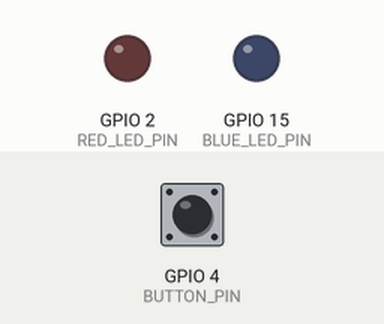
Simulated run of this sketch. Board: ESP32. Parts: output pins drawn as LEDs (lit = HIGH). Dashed ring = blinking. The test bench sets the inputs (shaded band); at power-on: GPIO 4 (BUTTON_PIN) LOW. WiFi joins after 1.5 s; servers stay silent unless stated; uploads are accepted with an empty reply; what the sketch prints to the serial monitor is not drawn.

Above: at 2.7 s.
2.8 s: GPIO 4 (BUTTON_PIN) pulled HIGH for 3.2 s
At 3.6 s:
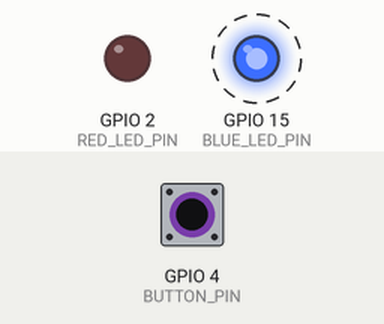
Timing chart, 0 to 8.1 s (numbered marks = the images above; inputs shaded):
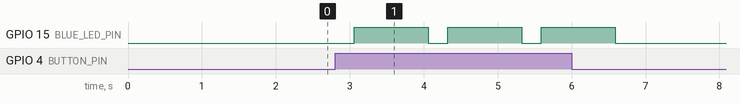

The sketch:

Button_WiFi_LED.ino
```cpp
#include <WiFiClientSecure.h>

// WiFi情報
#define WIFI_SSID "wifi_ssid"
#define WIFI_PSK "wifi_pass"

// Host情報
#define DEST_HOST "weather.yahoo.co.jp"
#define DEST_URL "https://weather.yahoo.co.jp/weather/jp/12/4510/12203.html"

// 証明書（Yahooのルート）
const char* test_root_ca= \
"-----BEGIN CERTIFICATE-----\n" \
"MIIDdzCCAl+gAwIBAgIEAgAAuTANBgkqhkiG9w0BAQUFADBaMQswCQYDVQQGEwJJ\n" \
"RTESMBAGA1UEChMJQmFsdGltb3JlMRMwEQYDVQQLEwpDeWJlclRydXN0MSIwIAYD\n" \
"VQQDExlCYWx0aW1vcmUgQ3liZXJUcnVzdCBSb290MB4XDTAwMDUxMjE4NDYwMFoX\n" \
"DTI1MDUxMjIzNTkwMFowWjELMAkGA1UEBhMCSUUxEjAQBgNVBAoTCUJhbHRpbW9y\n" \
"ZTETMBEGA1UECxMKQ3liZXJUcnVzdDEiMCAGA1UEAxMZQmFsdGltb3JlIEN5YmVy\n" \
"VHJ1c3QgUm9vdDCCASIwDQYJKoZIhvcNAQEBBQADggEPADCCAQoCggEBAKMEuyKr\n" \
"mD1X6CZymrV51Cni4eiVgLGw41uOKymaZN+hXe2wCQVt2yguzmKiYv60iNoS6zjr\n" \
"IZ3AQSsBUnuId9Mcj8e6uYi1agnnc+gRQKfRzMpijS3ljwumUNKoUMMo6vWrJYeK\n" \
"mpYcqWe4PwzV9/lSEy/CG9VwcPCPwBLKBsua4dnKM3p31vjsufFoREJIE9LAwqSu\n" \
"XmD+tqYF/LTdB1kC1FkYmGP1pWPgkAx9XbIGevOF6uvUA65ehD5f/xXtabz5OTZy\n" \
"dc93Uk3zyZAsuT3lySNTPx8kmCFcB5kpvcY67Oduhjprl3RjM71oGDHweI12v/ye\n" \
"jl0qhqdNkNwnGjkCAwEAAaNFMEMwHQYDVR0OBBYEFOWdWTCCR1jMrPoIVDaGezq1\n" \
"BE3wMBIGA1UdEwEB/wQIMAYBAf8CAQMwDgYDVR0PAQH/BAQDAgEGMA0GCSqGSIb3\n" \
"DQEBBQUAA4IBAQCFDF2O5G9RaEIFoN27TyclhAO992T9Ldcw46QQF+vaKSm2eT92\n" \
"9hkTI7gQCvlYpNRhcL0EYWoSihfVCr3FvDB81ukMJY2GQE/szKN+OMY3EU/t3Wgx\n" \
"jkzSswF07r51XgdIGn9w/xZchMB5hbgF/X++ZRGjD8ACtPhSNzkE1akxehi/oCr0\n" \
"Epn3o0WC4zxe9Z2etciefC7IpJ5OCBRLbf1wbWsaY71k5h+3zvDyny67G7fyUIhz\n" \
"ksLi4xaNmjICq44Y3ekQEe5+NauQrz4wlHrQMz2nZQ/1/I6eYs9HRCwBXbsdtTLS\n" \
"R9I4LtD+gdwyah617jzV/OeBHRnDJELqYzmp\n" \
"-----END CERTIFICATE-----\n";

WiFiClientSecure client;

// PIN情報
#define BUTTON_PIN 4    // the number of the pushbutton pin
#define RED_LED_PIN 2   // the number of the LED Red pin
#define BLUE_LED_PIN 15 // the number of the LED Blue pin

//*******************************************************************
void setup() {
  Serial.begin(115200);

  // PINの初期化
  pinMode(BUTTON_PIN, INPUT);
  pinMode(RED_LED_PIN, OUTPUT);
  pinMode(BLUE_LED_PIN, OUTPUT);

  // WiFi接続
  Serial.println();
  Serial.println();
  Serial.print("Connecting to ");
  Serial.println(WIFI_SSID);
  WiFi.begin(WIFI_SSID, WIFI_PSK);

  while (WiFi.status() != WL_CONNECTED){
    Serial.print(".");
    delay(500);
  }

  Serial.println();
  Serial.print("Connected to ");
  Serial.println(WIFI_SSID);
  Serial.println(WiFi.localIP());
}

//*******************************************************************
String getContent()
{
  String buffer = "";

  // 証明書を設定
  Serial.println("\nStarting connection to server...");
  client.setCACert(test_root_ca);

  // Hostに接続
  if (!client.connect(DEST_HOST, 443))
    Serial.println("Connection failed!");
  else {
    Serial.println("Connected to server!");
    String str1 = String("GET ") + String(DEST_URL) + " HTTP/1.1\r\n";
    str1 += "Host: " + String(DEST_HOST) + "\r\n";
    str1 += "User-Agent: BuildFailureDetectorESP32\r\n";
    str1 += "Connection: close\r\n\r\n"; //closeを使うと、サーバーの応答後に切断される。最後に空行必要
    str1 += "\0";
    client.print(str1);
    client.flush();

    // HTMLの取得
    while (client.connected()) {
      // ヘッダは不要
      String line = client.readStringUntil('\n');
      if (line == "\r") {
        Serial.println("headers received");
        break;
      }
    }
    while (client.available()) {
      // 1行ごとに保存
      String line = client.readStringUntil('\r');
      buffer += line;
    }

    // 文字化け対応
    buffer += "\0";
    buffer.replace("&amp;","&");    // XMLソースの場合、半角&が正しく表示されないので、全角に置き換える
    buffer.replace("&#039;","\'");  // XMLソースの場合、半角アポストロフィーが正しく表示されないので置き換える
    buffer.replace("&#39;","\'");   // XMLソースの場合、半角アポストロフィーが正しく表示されないので置き換える
    buffer.replace("&apos;","\'");  // XMLソースの場合、半角アポストロフィーが正しく表示されないので置き換える
    buffer.replace("&quot;","\"");  // XMLソースの場合、ダブルクォーテーションが正しく表示されないので置き換える

    // 切断
    client.stop();
  }

  return buffer;
}

//*******************************************************************
String getWeathrString(String buffer)
{
  // HTMLをスクレイピング
  int start_index = 0;
  int end_index = 0;

  // 最初のyjw_table2の中の
  start_index = buffer.indexOf("class=\"yjw_table2\"", start_index);

  // 18番目の<small>から
  for (int i=0; i < 18; i++){
    start_index++;
    start_index = buffer.indexOf("<small>", start_index);
  }
  // 次の</small>まで
  end_index = buffer.indexOf("</small>", start_index);

  // 文字列切り出し
  return buffer.substring(start_index+7, end_index);
}

//*******************************************************************
int checkWeather()
{
  // HTMLの取得
  String buffer = getContent();
  //Serial.println(buffer);

  // 天気の取得
  int number = 1;
  String weather = getWeathrString(buffer);
  Serial.println(weather);
  if (weather.indexOf("雨") >= 0){
    number = 0;
  }
  return number;
}

//*******************************************************************
void loop() {
  // ボタンの状態を取得
  int buttonState = digitalRead(BUTTON_PIN);

  // 押されていた時の処理
  if (buttonState == HIGH) {
    // 天気予報を確認
    switch (checkWeather()){
      case 0: // 雨
        // 赤LEDを点灯
        Serial.println("Red!");
        digitalWrite(RED_LED_PIN, HIGH);
        delay(1000);
        digitalWrite(RED_LED_PIN, LOW);
        break;
      case 1: // 雨以外
        // 青LEDを点灯
        Serial.println("Blue!");
        digitalWrite(BLUE_LED_PIN, HIGH);
        delay(1000);
        digitalWrite(BLUE_LED_PIN, LOW);
        break;
    }
  }
}
```

Measured:
- after the input at 2.8 s, GPIO 15 (BLUE_LED_PIN): alternates HIGH for 1.0 s and LOW for 0.26 s, 6 changes in all, then stays LOW, starting after 0.26 s
